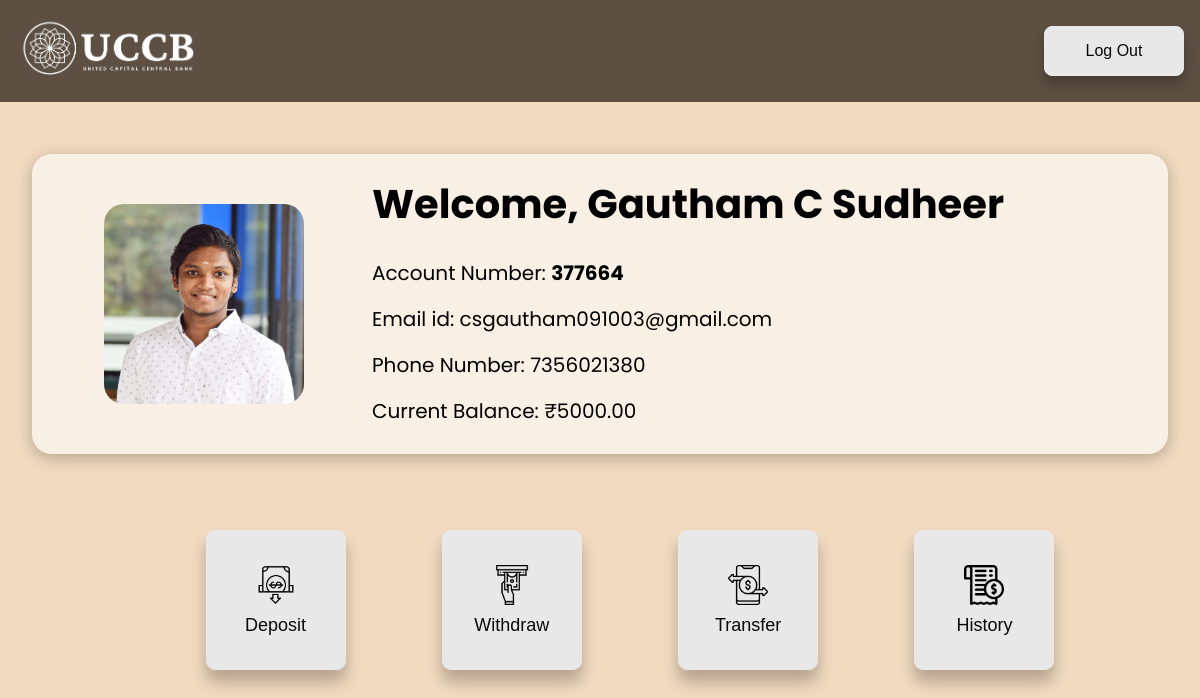
The app's page /banking/account/21/ (signed in), older data.
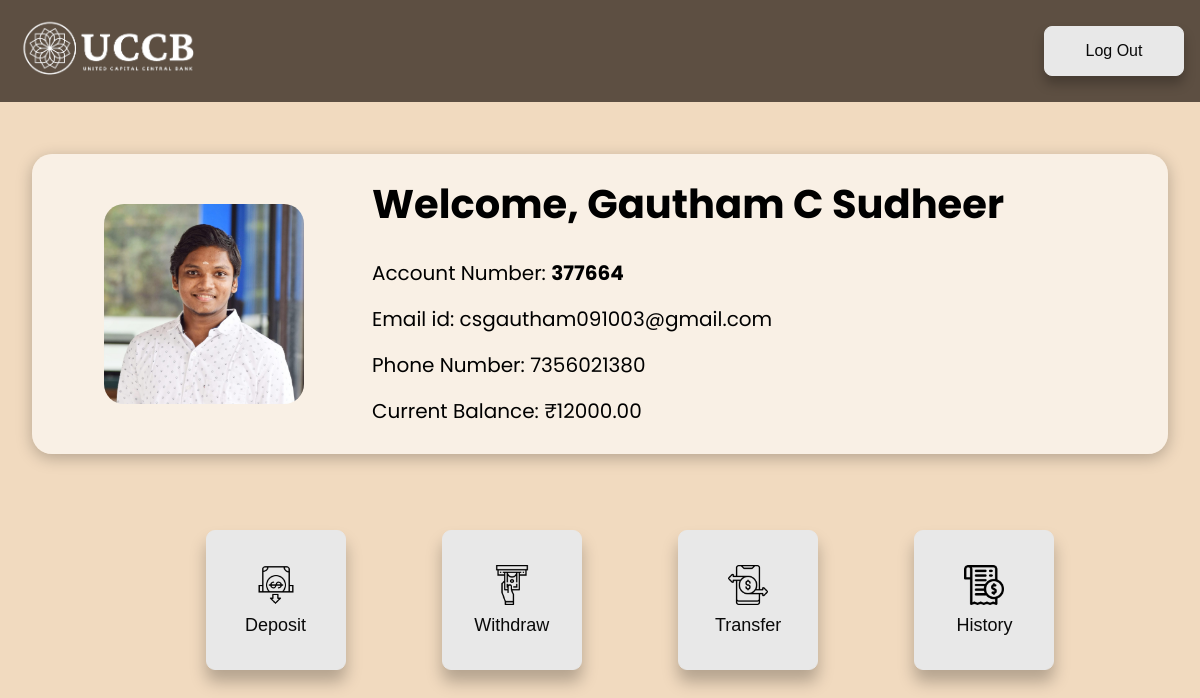
The same page, newer data.
### banking/models.py (models this page shows, shortened)
class Customer(models.Model):
    user = models.OneToOneField(User, on_delete=models.CASCADE)
    name = models.CharField(max_length=100)
    email = models.EmailField(unique=True)
    phone_number = models.CharField(max_length=15, null=True, blank=True)
    photo = models.ImageField(upload_to='profile_photos/', null=True, blank=True)

class Account(models.Model):
    customer = models.OneToOneField(Customer, on_delete=models.CASCADE)
    account_number = models.PositiveIntegerField(unique=True)
    balance = models.DecimalField(default=0.0, max_digits=10, decimal_places=2, validators=[MinValueValidator(0.0)])

### banking/views.py (the view)
# urls.py: path('account/<int:customer_id>/', views.account_details, name='account_details'),
@login_required
def account_details(request, customer_id):
    customer = get_object_or_404(Customer, pk=customer_id)
    if request.user != customer.user:
        raise PermissionDenied("You don't have permission to view this account.")
    account = get_object_or_404(Account, customer=customer)
    return render(request, 'account_details.html', {'customer': customer, 'account': account})

### banking/templates/account_details.html (shortened to what this page needs)
<!DOCTYPE html>
<html lang="en">
<head>
    {% load static %}
</head>
<body>
    <header>
        <img src="{% static 'UCCBwhite-nobg.png' %}" alt="logo">
        <a href="{% url 'logout' %}"><button>Log Out</button></a>
    </header>
    <main>
        <div class="content-container">
            <div class="profile">
                <img src="{% if customer.photo %}{{ customer.photo.url }}{% else %}{% static 'default_profile.jpg' %}{% endif %}" alt="Profile photo">
                <div class="profile-info">
                    <h1>Welcome, {{ customer.name }}</h1>
                    <ul>
                        <li>Account Number: <b>{{ account.account_number }}</b></li>
                        <li>Email id: {{ customer.email }}</li>
                        <li>Phone Number: {{ customer.phone_number }}</li>
                        <li>Current Balance: ₹{{ account.balance }}</li>
                    </ul>
                </div>
            </div>
        </div>
        <div class="transactions">
            <ul>
                <li><a href="{% url 'make_deposit' customer.id %}"><button><img src="{% static 'deposit.png' %}" alt="Deposit Image"><br>Deposit</button></a></li>
                <li><a href="{% url 'make_withdrawal' customer.id %}"><button><img src="{% static 'withdraw.png' %}" alt="Withdraw Image"><br>Withdraw</button></a></li>
                <li><a href="{% url 'make_transfer' customer.id %}"><button><img src="{% static 'transfer.png' %}" alt="Transfer Image"><br>Transfer</button></a></li>
                <li><a href="{% url 'transaction_history' customer.id %}"><button><img src="{% static 'history.png' %}" alt="History Image"><br>History</button></a></li>
            </ul>
        </div>
    </main>
</body>
</html>

### banking/templates/account_details.html (style rules this page uses)
body { font-family: 'Poppins', sans-serif; margin: 0; background-color: #f1dabf; }
header { display: flex; justify-content: space-between; align-items: center; padding: 1rem; background-color: rgba(44, 32, 24, 0.75); color: #fff; }
header img { height: 70px; border-radius: 20px; }
header button { height: 50px; color: #090909; padding: 0.5em 1em; font-size: 16px; border-radius: 0.5em; background: #e8e8e8; border: 1px solid #e8e8e8; transition: all 0.3s; box-shadow: 0px 8px 12px rgba(0, 0, 0, 0.25); }
h1 { margin: 0; margin-bottom: 1rem; font-size: 40px; }
a { text-decoration: none; color: #fff; }
main { padding: 2rem; }
.content-container { background-color: rgba(255, 255, 255, 0.6); border-radius: 20px; margin-top: 20px; padding: 20px; box-shadow: 0px 4px 16px rgba(0, 0, 0, 0.25); }
.profile { display: flex; align-items: center; }
.profile img { margin-left: 32px; padding: 20px; height: 200px; border-radius: 40px; margin-right: 1rem; }
.profile-info { margin-left: 32px; display: flex; flex-direction: column; }
.profile ul { list-style-type: none; padding: 0; margin: 0; }
.profile li { padding: 0.5rem 0; font-size: 20px; }
.transactions { margin: 0 auto; text-align: center; width: 100%; border-radius: 20px; margin-top: 60px; }
.transactions ul { list-style-type: none; padding: 0; margin: 0; }
.transactions li { display: inline-block; padding: 1rem; margin-left: 60px; color: #fff; border-radius: 24px; }
.transactions img { width: 40px; height: 40px; margin-bottom: 5px; }
button { width: 140px; height: 140px; color: #090909; padding: 0.7em 1.7em; font-size: 18px; border-radius: 0.5em; background: #e8e8e8; border: 1px solid #e8e8e8; transition: all .3s; box-shadow: 0px 12px 16px rgba(0, 0, 0, 0.25); }

Row changes from the older to the newer data that the page shows:
changed Account: balance "5000.00" → "12000.00"
